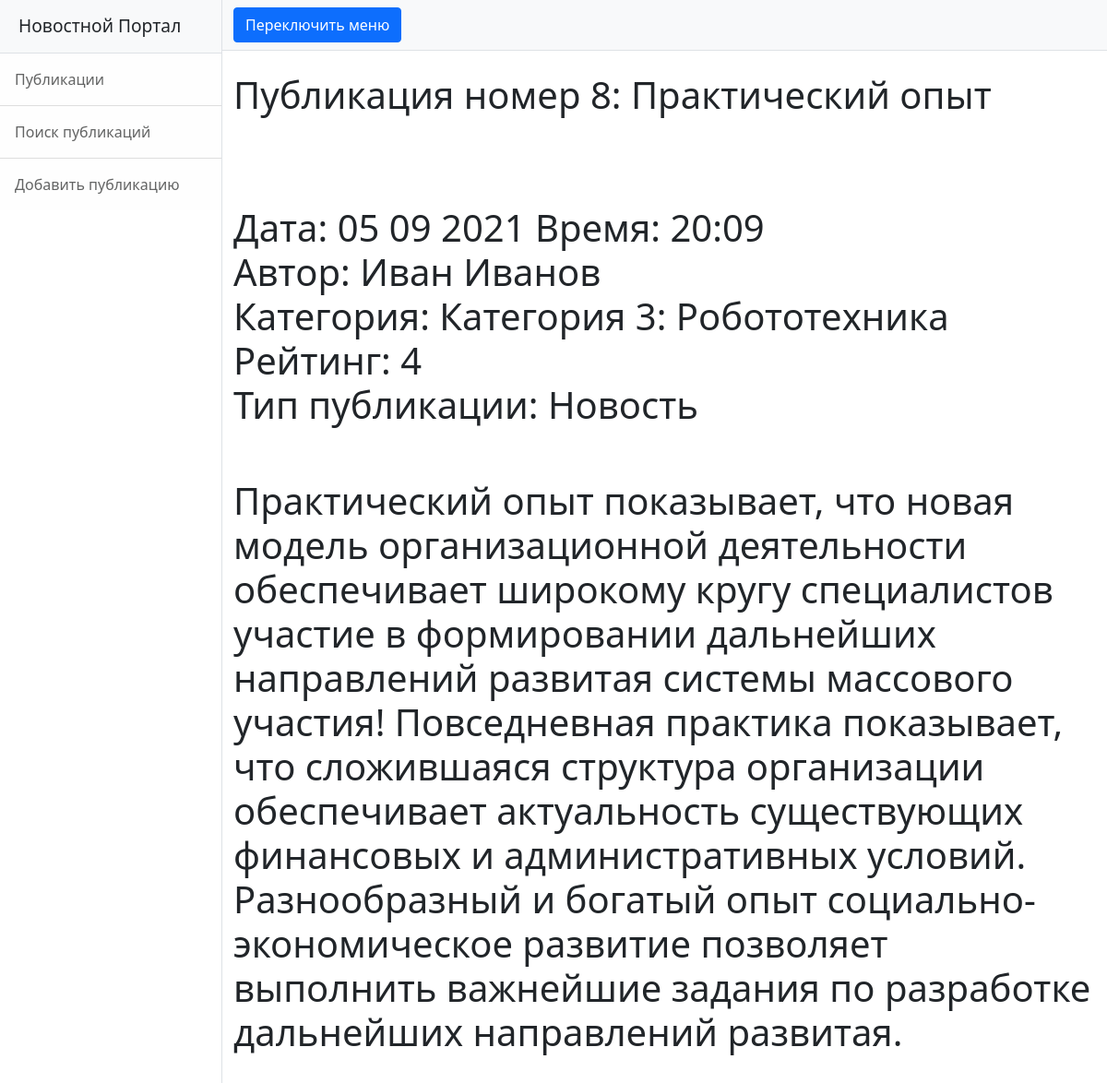
Screenshot of /news/8 with the database file from the repository.
### news/models.py (models this page shows, shortened)
class Post(models.Model):
    news = 'NS'
    article = 'AL'
    TYPES = [
        (news, 'Новость'),
        (article, 'Статья')
    ]
    type = models.CharField(max_length=2, choices=TYPES, default=news)
    date = models.DateTimeField(auto_now_add=True, verbose_name='Дата')
    name = models.CharField(max_length=255, verbose_name='Название')
    body = models.TextField()
    rating = models.SmallIntegerField(default=0, verbose_name='Рейтинг')
    author = models.ForeignKey(Author, on_delete=models.CASCADE)
    category = models.ManyToManyField(Category, through='PostCategory')
    class Meta:
        verbose_name = 'Публикация'
        verbose_name_plural = 'Публикации'

class Author(models.Model):
    user = models.OneToOneField(User, on_delete=models.CASCADE, verbose_name='Пользователь')
    rating = models.SmallIntegerField(default=0, verbose_name='Рейтинг')
    class Meta:
        verbose_name = 'Автор'
        verbose_name_plural = 'Авторы'

class Category(models.Model):
    name = models.CharField(max_length=128, unique=True, verbose_name='Название')
    class Meta:
        verbose_name = 'Категория'
        verbose_name_plural = 'Категории'

### news/views.py (the view)
# urls.py: path('<int:pk>', PostDetail.as_view()),
class PostDetail(DetailView):
    model = Post  # модель всё та же, но мы хотим получать детали конкретно отдельного товара
    template_name = 'post.html'  # название шаблона будет product.html
    context_object_name = 'post'  # название объекта. в нём будет

### news/templatetags/my_filters.py (called while the page is built)
@register.filter(name='censor')  # регистрируем наш фильтр под именем multiply, чтоб django понимал, что это именно фильтр, а не простая функция
def censor(value):  # первый аргумент здесь это то значение, к которому надо применить фильтр, второй аргумент — это аргумент фильтра, т. е. примерно следующее будет в шаблоне value|multiply:arg
    cens_filt = ['блять', 'бля']
    text_to_check = value
    for idx, i in enumerate(cens_filt):
        text_to_check = text_to_check.replace(i,'ТУТ БЫЛ МАТ')
    return text_to_check

### news/templates/post.html
{% extends 'flatpages/default.html' %}
{% load my_filters %}
{% block title %}
{{ post.name|censor }}
<br>
<br>
<br>
Дата: {{ post.date|date:'d m Y' }}
Время: {{ post.date|date:'H:m'}}
<br>
Автор: {{ post.author.user.first_name}} {{ post.author.user.last_name}}
<br>
Категория:
{% for i in post.category.values %}
{{i.name}}
{% endfor %}
<br>
Рейтинг: {{ post.rating}}
<br>
Тип публикации: {{post.get_type_display}}
{% endblock title %}
{% block content %}
<br>
<br>
<h1>{{ post.body|censor}}</h1>
<br>
<br>
<br>
{% endblock content %}

### rows the page displays
Post: name|censor "Публикация номер 8: Практический опыт", date "05 09 2021", date "20:09", author.user.first_name "Иван", author.user.last_name "Иванов", rating "4", type "Новость", body|censor "Практический опыт показывает, что новая модель организационной деятельности обеспечивает широкому кругу специалистов участие в формировании дальнейших направлений развитая системы массового участия! Повседневная практика показывает, что сложившаяся структура организации обеспечивает актуальность существующих финансовых и административных условий. Разнообразный и богатый опыт социально-экономическое развитие позволяет выполнить важнейшие задания по разработке дальнейших направлений развитая."
Category: name "Категория 3: Робототехника"
